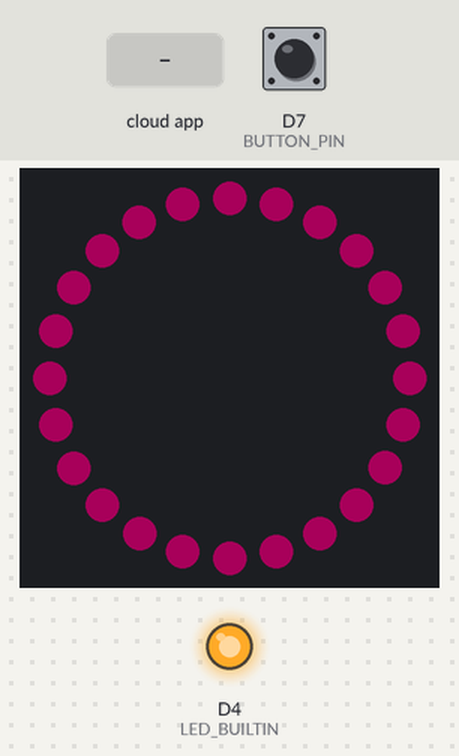
Recording of a sketch running on a simulated ESP8266 (Wemos D1 mini). Shown: 24 RGB LEDs in a ring, first at the top, clockwise, output pins drawn as LEDs (lit = HIGH, except the on-board LED, lit = LOW). The inputs (shaded band) are chosen by the test bench; at power-on: D7 (BUTTON_PIN) HIGH. Dim RGB values are drawn brighter than linear; what the sketch prints to the serial monitor is not drawn.

Above: at 1.3 s.
2.9 s: the phone or cloud app sets meacuerdodeti.button-1 to 0
At 4.6 s:
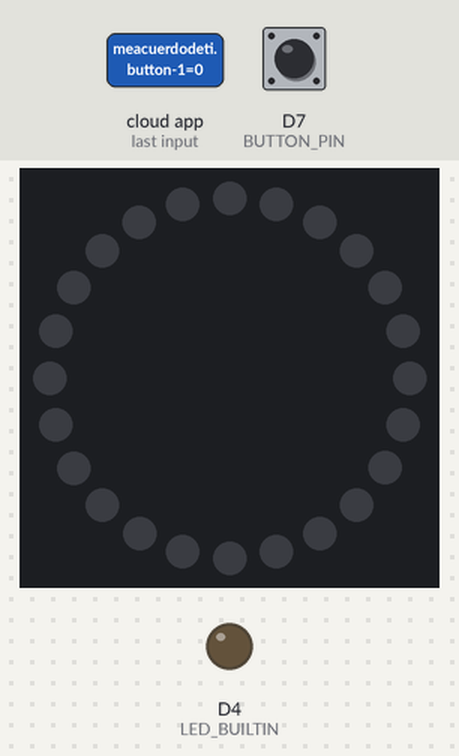
7.1 s: D7 (BUTTON_PIN) pulled LOW for 0.15 s
At 7.5 s:
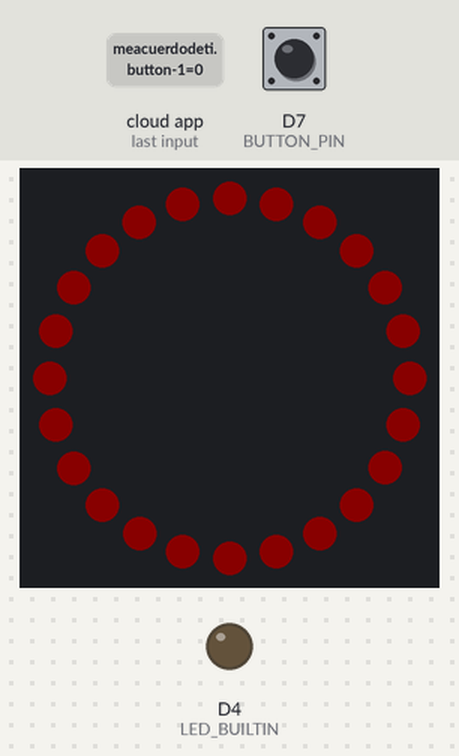
7.8 s: D7 (BUTTON_PIN) pulled LOW for 1 s
9.4 s: the phone or cloud app sets meacuerdodeti.button-1 to 1
Timing chart, 0 to 12.4 s (numbered marks = the images above; inputs shaded):
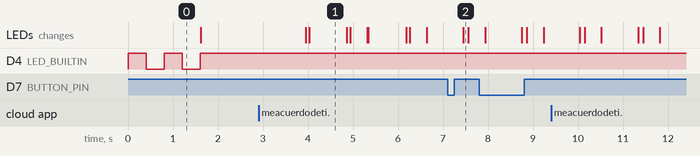

The sketch:

meacuerdodeti.ino
```cpp
//https://github.com/marmilicious/FastLED_examples/blob/master/heart_pulse_blood_flowing.ino

#include "config.h"
#include <Bounce2.h>
#include <FastLED.h>
#include "AdafruitIO_WiFi.h"

#define UNIT           2


//---------------------- CONSTANTS ----------------------------------------------------

// BUTTONS
#define BOUNCE_MS     10
#define BUTTON_PIN    13

// LEDS
#define NUM_LEDS      24
#define DATA_PIN      D2
#define COLOR_ORDER  GRB
#define CHIPSET  WS2812B
#define VOLTS          5
#define MAX_MA       500

// FEEDS
#define CONNECT_EVERY 75
#if UNIT == 1
#define FEED_OUT  "meacuerdodeti.button-1"
#define FEED_IN   "meacuerdodeti.button-2"
#define WIFI_SSID WIFI_SSID_1
#define WIFI_PASS WIFI_PASS_1
#else
#define FEED_OUT  "meacuerdodeti.button-2"
#define FEED_IN   "meacuerdodeti.button-1"
#define WIFI_SSID WIFI_SSID_2
#define WIFI_PASS WIFI_PASS_2
#endif

// INTERACTION
#define MILLIS_PER_MESSAGE  7500L
#define MAX_MILLIS         40000L

// HEARTBEAT
uint8_t pulseHue = 0;  // Blood color [hue from 0-255]
uint8_t pulseSat = 255;  // Blood staturation [0-255]
uint16_t cycleLength = 1300;  // Lover values = continuous flow, higher values = distinct pulses.
uint16_t pulseLength = 120;  // How long the pulse takes to fade out.  Higher value is longer.
uint16_t pulseOffset = 375;  // Delay before second pulse.  Higher value is more delay.


//---------------------- VARIABLES ----------------------------------------------------

// BUTTONS
Bounce2::Button button;
int pulsaciones = 0;


// LEDS
CRGB ring[NUM_LEDS];
CRGB lnnColors[] = {
  CRGB::Black,       // Apagado
  CRGB(  0, 30,  0), // Verde oscuro
  CRGB( 80, 40,  0), // Amarillo
  CRGB(110,  0, 60), // Morado nave
  CRGB(200,  200, 200), // Blanco
};

// FEEDS
AdafruitIO_WiFi io(IO_USERNAME, IO_KEY, WIFI_SSID, WIFI_PASS);
AdafruitIO_Feed *feed_out = io.feed(FEED_OUT);
AdafruitIO_Feed *feed_in = io.feed(FEED_IN);
int connectCounter = 0;

// INTERACTION
long remainingLight = 0;

// HEARTBEAT
boolean show_heartbeat = false;


//---------------------- CODE ----------------------------------------------------

void setup() {

  initLEDs();
  setAllLEDs(lnnColors[3]);

  initSerial();

  initButton();

  initWiFi();
  setAllLEDs(lnnColors[0]);

}


void loop() {

  unsigned long loopStart = millis();

  refreshConnection();

  processButton();

  refreshLEDs();

  safeShow();
  FastLED.delay(25);

  computeRemainingTime(loopStart);

}


void safeShow() {
  FastLED.show();
  FastLED.show();
}


void handleMessage(AdafruitIO_Data *data) {
  remainingLight += MILLIS_PER_MESSAGE;
  if (remainingLight > MAX_MILLIS) {
    remainingLight = MAX_MILLIS;
  }
  show_heartbeat = true;
  //digitalWrite(LED_BUILTIN, LOW);
  //Serial.println(remainingLight);
}


int sumPulse() {
  int pulse1 = pulseWave8( millis() , cycleLength, pulseLength );
  int pulse2 = pulseWave8( millis() + pulseOffset, cycleLength, pulseLength );
  return qadd8( pulse1, pulse2 );  // Add pulses together without overflow
}


uint8_t pulseWave8(uint32_t ms, uint16_t cycleLength, uint16_t pulseLength) {
  uint16_t T = ms % cycleLength;
  if ( T > pulseLength) return 0;
  uint16_t halfPulse = pulseLength / 2;
  if (T <= halfPulse ) {
    return (T * 255) / halfPulse;  //first half = going up
  } else {
    return ((pulseLength - T) * 255) / halfPulse; //second half = going down
  }
}


void initLEDs() {
  pinMode(LED_BUILTIN, OUTPUT);
  FastLED.addLeds<CHIPSET, DATA_PIN, COLOR_ORDER>(ring, NUM_LEDS);
  FastLED.setMaxPowerInVoltsAndMilliamps(VOLTS, MAX_MA);
  FastLED.setBrightness(100);
}


void initSerial() {
  Serial.begin(57600);
  while (! Serial);
}


void initButton() {
  button.attach(BUTTON_PIN, INPUT_PULLUP);
  button.interval(BOUNCE_MS);
  button.setPressedState(LOW);
}


void initWiFi() {
  io.connect();
  feed_in->onMessage(handleMessage);

  boolean led_status = HIGH;
  while (io.status() < AIO_CONNECTED) {
    digitalWrite(LED_BUILTIN, led_status);
    led_status = !led_status;
    Serial.print(".");
    delay(400);
  }
  digitalWrite(LED_BUILTIN, HIGH);
  Serial.println(io.statusText());

}


void refreshConnection() {
  if (connectCounter <= 0) {
    connectCounter = CONNECT_EVERY;
    io.run();
  }
  connectCounter--;
}


void processButton() {
  button.update();
  if (button.fell()) {
    pulsaciones++;
    feed_out->save(pulsaciones);
    setAllLEDs(lnnColors[4]);
    //digitalWrite(LED_BUILTIN, LOW);
  }
  if (button.rose()) {
    setAllLEDs(lnnColors[0]);
  }
}


void refreshLEDs() {
  uint8_t pulseBrightness = show_heartbeat ? sumPulse() : 0;
  for (int i = 0; i < NUM_LEDS ; i++) {
    ring[i] = CHSV(pulseHue, pulseSat, pulseBrightness);
  }
}


void computeRemainingTime(unsigned long loopStart) {
  unsigned long loopTime = millis() - loopStart;
  remainingLight -= loopTime;
  if (remainingLight < 0) {
    remainingLight = 0;
    //digitalWrite(LED_BUILTIN, HIGH);
    show_heartbeat = false;
  }
  //Serial.println(remainingLight);

}


void setAllLEDs(CRGB color) {
  for (int i = 0; i < NUM_LEDS ; i++) {
    ring[i] = color;
  }
  safeShow();
}
```

config.h
```cpp
//BOARD: LOLIN(WEMOS) D1 R2 & mini

#define WIFI_SSID_1    "WIFI 1 NAME"
#define WIFI_PASS_1    "WIFI 1 PASSWORD"

#define WIFI_SSID_2    "WIFI 2 NAME"
#define WIFI_PASS_2    "WIFI 2 PASSWORD"

#define IO_USERNAME    "ADAFRUIT IO USERNAME"
#define IO_KEY         "ADAFRUIT IO KEY"
```

Measured:
- after the input at 7.1 s, the LEDs: change after 0.35 s (image 2)
- what the display in image 1 shows lasts 0.9 s, from 4.0 s to 4.9 s
